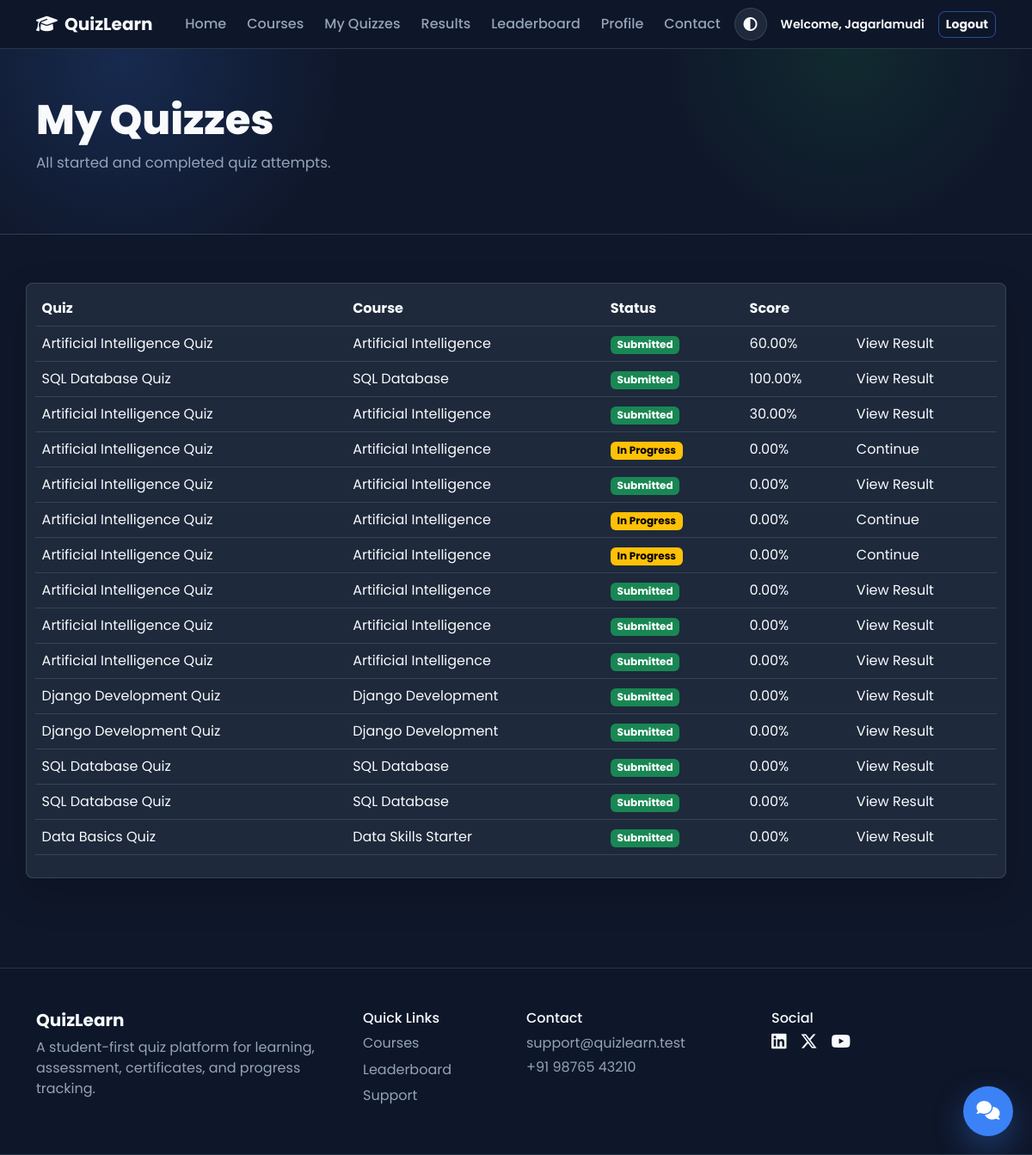
The page /my-quizzes/ (signed in) on the database its author committed.
### quiz/models.py (models this page shows, shortened)
class QuizAttempt(models.Model):
    user = models.ForeignKey(User, on_delete=models.CASCADE, related_name="quiz_attempts")
    quiz = models.ForeignKey(Quiz, on_delete=models.CASCADE, related_name="attempts")
    started_at = models.DateTimeField(default=timezone.now)
    submitted_at = models.DateTimeField(null=True, blank=True)
    score = models.PositiveIntegerField(default=0)
    total_questions = models.PositiveIntegerField(default=0)
    correct_answers = models.PositiveIntegerField(default=0)
    wrong_answers = models.PositiveIntegerField(default=0)
    unanswered_questions = models.PositiveIntegerField(default=0)
    percentage = models.DecimalField(max_digits=5, decimal_places=2, default=0)
    time_taken = models.PositiveIntegerField(default=0, help_text="Stored in seconds after submission.")
    is_passed = models.BooleanField(default=False, db_index=True)
    ai_feedback = models.TextField(blank=True)
    class Meta:
        ordering = ["-started_at"]
        indexes = [models.Index(fields=["user", "-started_at"]), models.Index(fields=["quiz", "-percentage"])]
    @property
    def is_submitted(self):
        return self.submitted_at is not None

class Quiz(models.Model):
    course = models.ForeignKey(Course, on_delete=models.CASCADE, related_name="quizzes")
    title = models.CharField(max_length=180)
    slug = models.SlugField(max_length=200, unique=True)
    description = models.TextField(blank=True)
    duration_minutes = models.PositiveIntegerField(default=5, validators=[MinValueValidator(1)])
    pass_percentage = models.PositiveIntegerField(default=40, validators=[MinValueValidator(1), MaxValueValidator(100)])
    is_active = models.BooleanField(default=True, db_index=True)
    created_at = models.DateTimeField(auto_now_add=True)
    class Meta:
        ordering = ["course__title", "title"]
        indexes = [models.Index(fields=["course", "is_active"])]

class Course(models.Model):
    title = models.CharField(max_length=180, db_index=True)
    slug = models.SlugField(max_length=200, unique=True)
    description = models.TextField()
    thumbnail = models.URLField(blank=True)
    thumbnail_file = models.FileField(upload_to="courses/", blank=True)
    duration = models.CharField(max_length=80, blank=True)
    instructor_name = models.CharField(max_length=120)
    level = models.CharField(
        max_length=20,
        choices=[("beginner", "Beginner"), ("intermediate", "Intermediate"), ("advanced", "Advanced")],
        default="beginner",
    )
    is_published = models.BooleanField(default=True, db_index=True)
    created_at = models.DateTimeField(auto_now_add=True)
    class Meta:
        ordering = ["title"]

### quiz/views.py (the view)
# urls.py: path("my-quizzes/", views.my_quizzes, name="my_quizzes"),
@login_required
def my_quizzes(request):
    attempts = request.user.quiz_attempts.select_related("quiz__course").all()
    return render(request, "quiz/my_quizzes.html", {"attempts": attempts})

### quiz/context_processors.py (called while the page is built)
def support_settings(request):
    return {"TAWK_TO_PROPERTY_ID": settings.TAWK_TO_PROPERTY_ID}

### templates/quiz/my_quizzes.html
{% extends "base.html" %}
{% block content %}
<section class="page-head"><div class="container"><h1>My Quizzes</h1><p>All started and completed quiz attempts.</p></div></section>
<section class="container section">
    <div class="table-responsive soft-table">
        <table class="table align-middle">
            <thead><tr><th>Quiz</th><th>Course</th><th>Status</th><th>Score</th><th></th></tr></thead><tbody>{% for attempt in attempts %}<tr><td>{{ attempt.quiz.title }}</td><td>{{ attempt.quiz.course.title }}</td><td>{% if attempt.is_submitted %}<span class="badge text-bg-success">Submitted</span>{% else %}<span class="badge text-bg-warning">In Progress</span>{% endif %}</td><td>{{ attempt.percentage }}%</td><td>{% if attempt.is_submitted %}<a href="{% url 'result_detail' attempt.id %}">View Result</a>{% else %}<a href="{% url 'take_quiz' attempt.id %}">Continue</a>{% endif %}</td></tr>{% empty %}<tr><td colspan="5">No quizzes yet.</td></tr>{% endfor %}</tbody></table></div></section>
{% endblock %}

### templates/base.html (shortened to what this page needs)
{% load static %}
<!doctype html>
<html lang="en">
<head>
  <link href="https://cdn.jsdelivr.net/npm/bootstrap@5.3.3/dist/css/bootstrap.min.css" rel="stylesheet">
  <link href="https://cdnjs.cloudflare.com/ajax/libs/font-awesome/6.5.2/css/all.min.css" rel="stylesheet">
  <link href="{% static 'css/app.css' %}" rel="stylesheet">
</head>
<body>
  <nav class="navbar navbar-expand-lg sticky-top app-navbar">
    <div class="container">
      <a class="navbar-brand fw-bold" href="{% url 'home' %}"><i class="fa-solid fa-graduation-cap me-2"></i>QuizLearn</a>
      <div class="collapse navbar-collapse" id="mainNav">
        <ul class="navbar-nav ms-auto align-items-lg-center gap-lg-2">
          <li class="nav-item"><a class="nav-link" href="{% url 'home' %}">Home</a></li>
          <li class="nav-item"><a class="nav-link" href="{% url 'courses' %}">Courses</a></li>
          {% if user.is_authenticated %}
            <li class="nav-item"><a class="nav-link" href="{% url 'my_quizzes' %}">My Quizzes</a></li>
            <li class="nav-item"><a class="nav-link" href="{% url 'results' %}">Results</a></li>
            <li class="nav-item"><a class="nav-link" href="{% url 'leaderboard' %}">Leaderboard</a></li>
            <li class="nav-item"><a class="nav-link" href="{% url 'profile' %}">Profile</a></li>
            <li class="nav-item"><a class="nav-link" href="{% url 'contact' %}">Contact</a></li>
            <li class="nav-item"><button class="theme-toggle" id="themeToggle" data-save-url="{% url 'save_theme' %}" aria-label="Toggle theme"><i class="fa-solid fa-circle-half-stroke"></i></button></li>
            <li class="nav-item small welcome-text fw-semibold px-lg-2">Welcome, {{ user.first_name|default:user.username }}</li>
            <li class="nav-item"><a class="btn btn-outline-primary btn-sm" href="{% url 'logout' %}">Logout</a></li>
          {% endif %}
        </ul>
      </div>
    </div>
  </nav>
  <main>{% block content %}{% endblock %}</main>
  <footer class="footer-band mt-5">
    <div class="container py-5">
      <div class="row g-4">
        <div class="col-md-4">
          <h5 class="fw-bold">QuizLearn</h5>
          <p>A student-first quiz platform for learning, assessment, certificates, and progress tracking.</p>
        </div>
        <div class="col-md-2"><h6>Quick Links</h6><a href="{% url 'courses' %}">Courses</a><a href="{% url 'leaderboard' %}">Leaderboard</a><a href="{% url 'contact' %}">Support</a></div>
        <div class="col-md-3"><h6>Contact</h6><p class="text-muted mb-1">support@quizlearn.test</p><p class="text-muted mb-0">+91 98765 43210</p></div>
        <div class="col-md-3"><h6>Social</h6><div class="d-flex gap-3 fs-5"><i class="fa-brands fa-linkedin"></i><i class="fa-brands fa-x-twitter"></i><i class="fa-brands fa-youtube"></i></div></div>
      </div>
    </div>
  </footer>
  <button class="ai-launcher" id="aiLauncher" aria-label="Open AI assistant"><i class="fa-solid fa-comments"></i></button>
</body>
</html>

### static/css/app.css (style rules this page uses)
:root { --bg: #0f172a; --card: #1e293b; --card-2: #243449; --primary: #3b82f6; --success: #22c55e; --danger: #ef4444; --warning: #facc15; --text: #f8fafc; --muted: #94a3b8; --line: rgba(148, 163, 184, .22); }
* { letter-spacing: 0; transition-property: background-color, border-color, color, box-shadow; transition-duration: .22s; transition-timing-function: ease; }
html { color-scheme: dark; }
body { font-family: "Poppins", sans-serif; color: var(--text); background: var(--bg); transition: background-color .28s ease, color .28s ease; }
a { color: var(--text); text-decoration: none; }
p, .text-muted, .form-text { color: var(--muted) !important; }
.app-navbar, .footer-band { background: color-mix(in srgb, var(--bg) 92%, transparent); border-bottom: 1px solid var(--line); backdrop-filter: blur(18px); }
.navbar-brand, .welcome-text { color: var(--text) !important; }
.nav-link { color: var(--muted); font-weight: 500; }
.theme-toggle { width: 38px; height: 38px; display: inline-grid; place-items: center; border-radius: 50%; border: 1px solid var(--line); background: var(--card); color: var(--text); transition: .2s ease; }
.btn { border-radius: 8px; font-weight: 700; transition: .18s ease; }
.btn-outline-primary { color: var(--text); border-color: rgba(59,130,246,.55); }
.hero, .page-head, .course-hero, .auth-shell, .quiz-shell { background: radial-gradient(circle at 12% 8%, rgba(59,130,246,.18), transparent 24%), radial-gradient(circle at 82% 0%, rgba(34,197,94,.11), transparent 22%), var(--bg); }
.hero p, .page-head p, .section-title p { color: var(--muted); font-size: 1.05rem; }
.section { padding: 56px 0; }
.section-title h2, .page-head h1 { font-weight: 800; }
.footer-band { margin-top: 0; border-top: 1px solid var(--line); }
.footer-band a { display: block; color: var(--muted); margin: .4rem 0; }
.page-head, .course-hero { padding: 54px 0; border-bottom: 1px solid var(--line); }
.course-hero h1, .page-head h1 { font-size: clamp(2rem, 4vw, 3.5rem); }
.soft-table { background: var(--card); border-radius: 8px; padding: .6rem; box-shadow: 0 18px 45px rgba(0,0,0,.18); border: 1px solid var(--line); }
.table { --bs-table-bg: transparent; --bs-table-color: var(--text); --bs-table-border-color: var(--line); --bs-table-hover-bg: rgba(59,130,246,.08); }
.ai-launcher { position: fixed; right: 22px; bottom: 22px; z-index: 1050; width: 58px; height: 58px; border: 0; border-radius: 50%; background: var(--primary); color: #fff; font-size: 1.35rem; box-shadow: 0 14px 35px rgba(59,130,246,.35); }

### rows shown on the page
QuizAttempt: quiz "Artificial Intelligence Quiz", quiz.course "Artificial Intelligence", shows "Submitted", percentage "60.00", shows "View Result"
QuizAttempt: quiz "SQL Database Quiz", quiz.course "SQL Database", shows "Submitted", percentage "100.00", shows "View Result"
QuizAttempt: quiz "Artificial Intelligence Quiz", quiz.course "Artificial Intelligence", shows "Submitted", percentage "30.00", shows "View Result"
QuizAttempt: quiz "Artificial Intelligence Quiz", quiz.course "Artificial Intelligence", shows "In Progress", percentage "0.00", shows "Continue"
QuizAttempt: quiz "Artificial Intelligence Quiz", quiz.course "Artificial Intelligence", shows "Submitted", percentage "0.00", shows "View Result"
QuizAttempt: quiz "Artificial Intelligence Quiz", quiz.course "Artificial Intelligence", shows "In Progress", percentage "0.00", shows "Continue"
QuizAttempt: quiz "Artificial Intelligence Quiz", quiz.course "Artificial Intelligence", shows "In Progress", percentage "0.00", shows "Continue"
QuizAttempt: quiz "Artificial Intelligence Quiz", quiz.course "Artificial Intelligence", shows "Submitted", percentage "0.00", shows "View Result"
QuizAttempt: quiz "Artificial Intelligence Quiz", quiz.course "Artificial Intelligence", shows "Submitted", percentage "0.00", shows "View Result"
QuizAttempt: quiz "Artificial Intelligence Quiz", quiz.course "Artificial Intelligence", shows "Submitted", percentage "0.00", shows "View Result"
QuizAttempt: quiz "Django Development Quiz", quiz.course "Django Development", shows "Submitted", percentage "0.00", shows "View Result"
QuizAttempt: quiz "Django Development Quiz", quiz.course "Django Development", shows "Submitted", percentage "0.00", shows "View Result"
QuizAttempt: quiz "SQL Database Quiz", quiz.course "SQL Database", shows "Submitted", percentage "0.00", shows "View Result"
QuizAttempt: quiz "SQL Database Quiz", quiz.course "SQL Database", shows "Submitted", percentage "0.00", shows "View Result"
QuizAttempt: quiz "Data Basics Quiz", quiz.course "Data Skills Starter", shows "Submitted", percentage "0.00", shows "View Result"

### other values the page prints
{{ user.first_name|default:user.username }} "Jagarlamudi"
